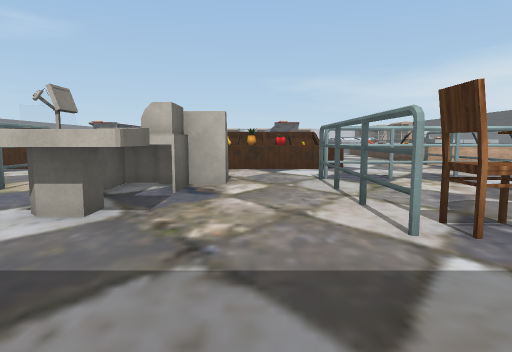
View 1 (above)

24 first-person views from a walk through a scene from a Unity 3-D project. The camera is 1.5 m above the floor, tilts 6° down and sees 75° across. The floor is counted in squares, 2 m on a side. Each view is taken from the middle of a square. On the plan, view 1 faces up. The plan holds only what a view shows up to about 11 squares ahead; the rest is blank. The player character is not drawn. Some surface patterns are stand-ins.

View 2
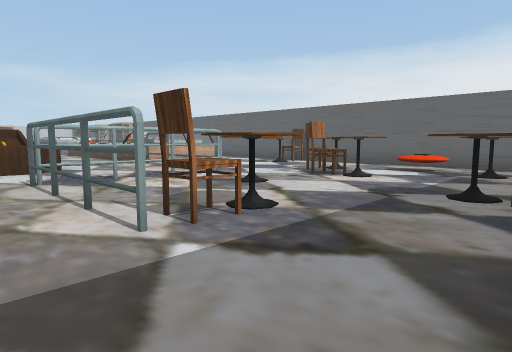

View 3
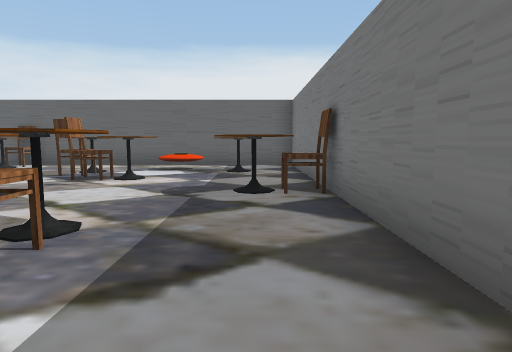

View 4
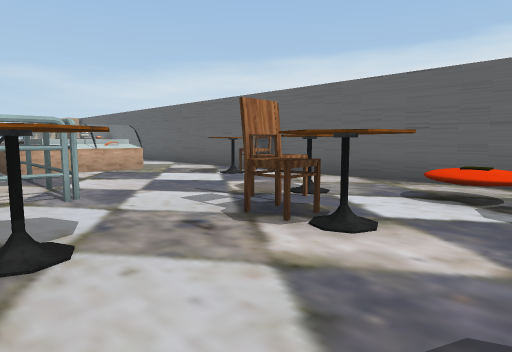

View 5
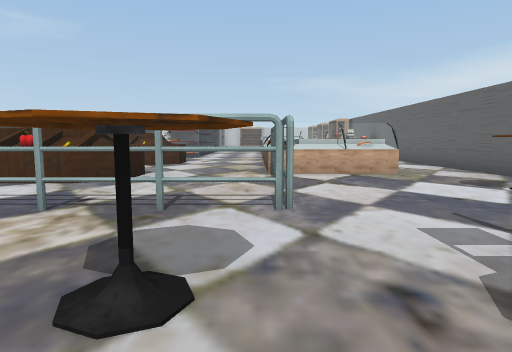

View 6
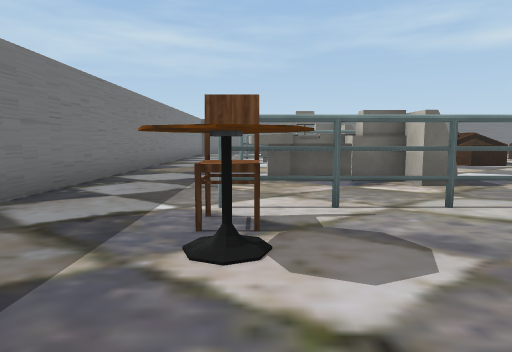

View 7
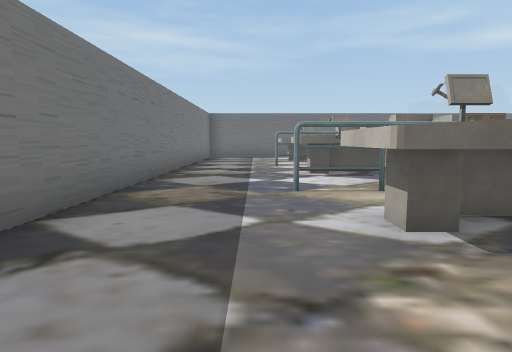

View 8
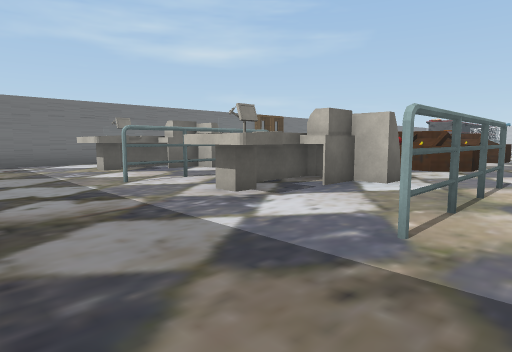

View 9
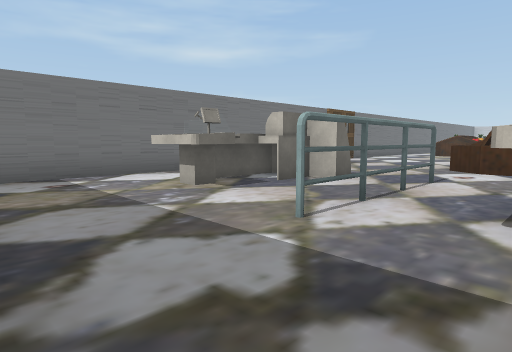

View 10
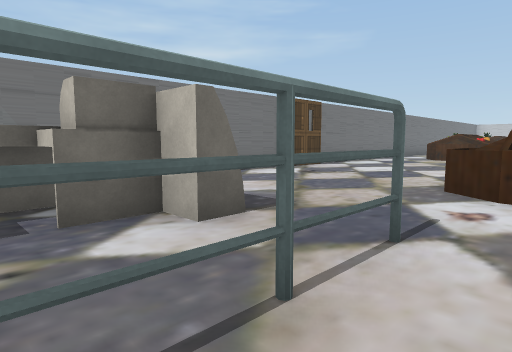

View 11
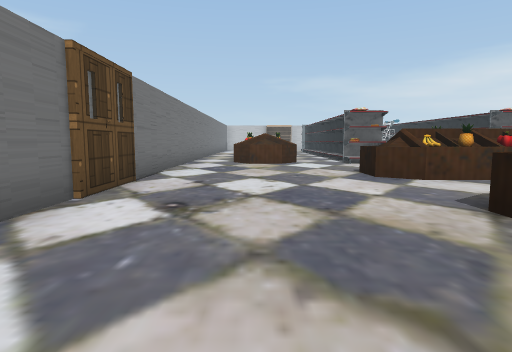

View 12
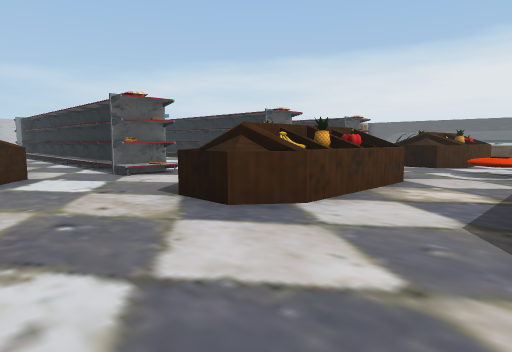

View 13
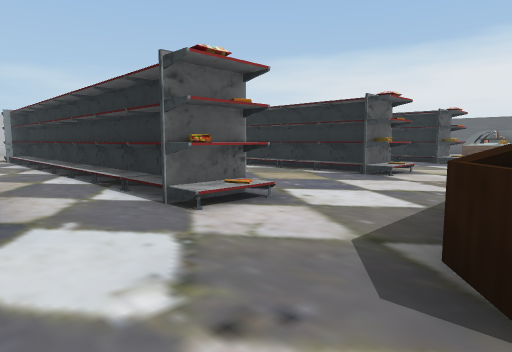

View 14
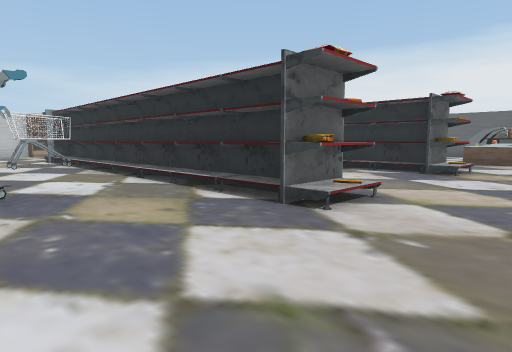

View 15
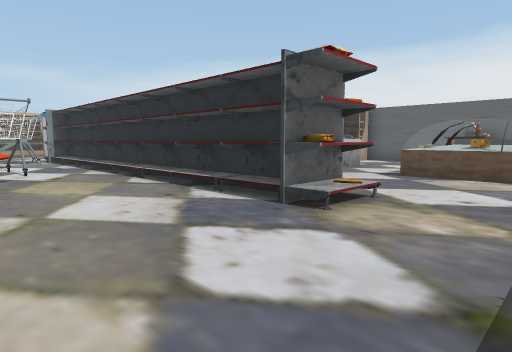

View 16
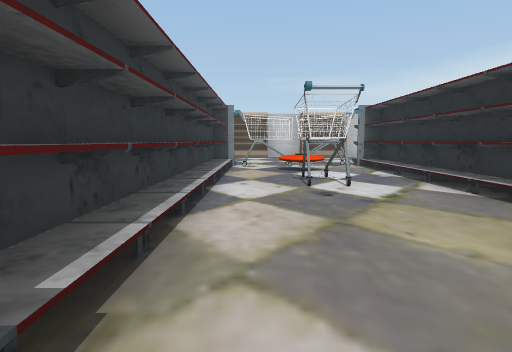

View 17
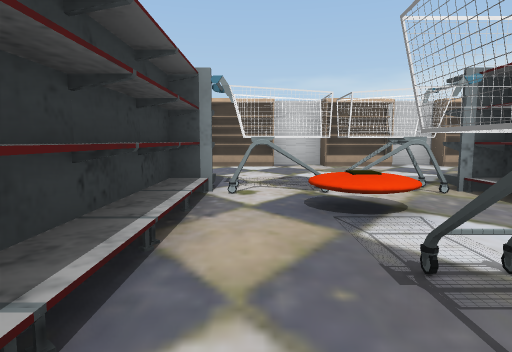

View 18
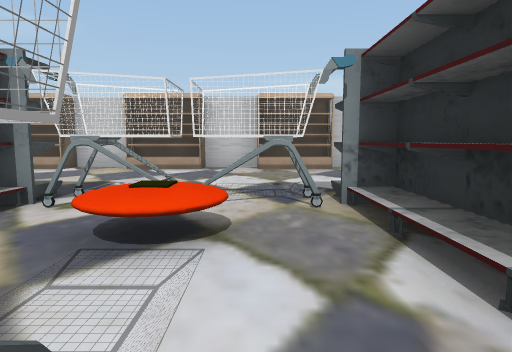

View 19
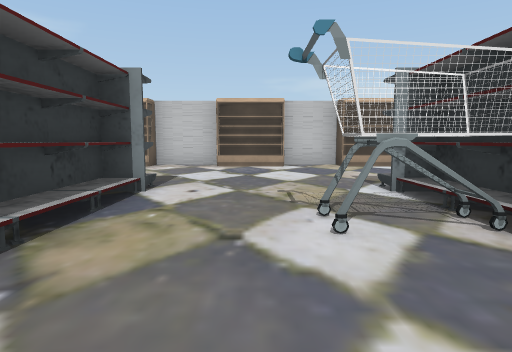

View 20
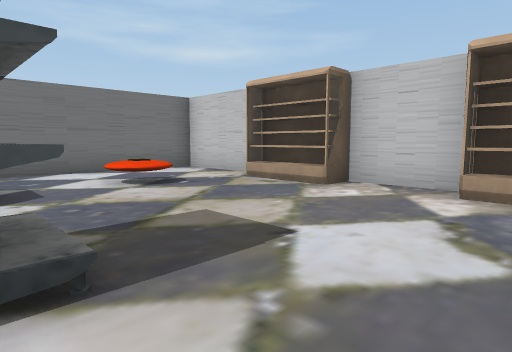

View 21
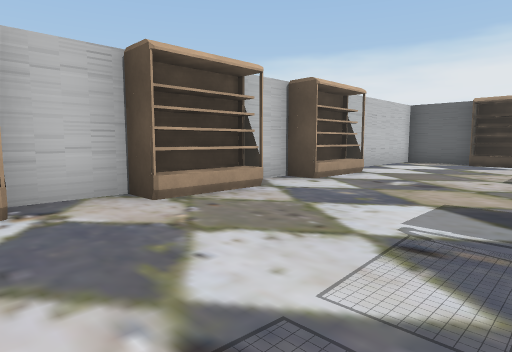

View 22
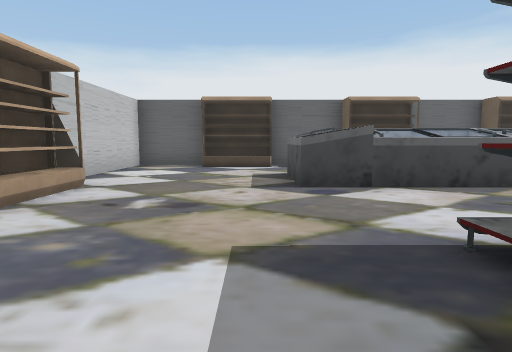

View 23
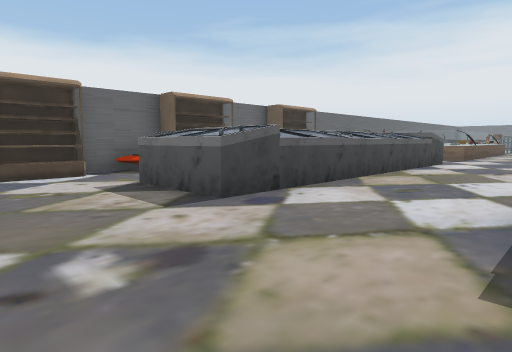

View 24
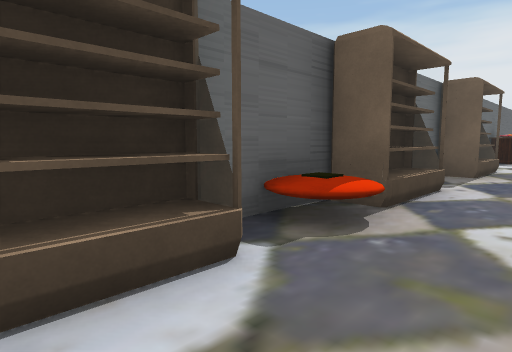

### Floor plan
Key: @ floor where view 1 was taken; # wall or solid block; . floor; / step, stairs or slope; = window, fence, low wall or low ledge; ^ raised ledge; C chair; T table; S shelf; A cart; O other object.
Columns run from 15 left of view 1 to 11 right of it. Each row starts with its distance up from view 1.
 35 ###########################
 34 #...OO..OO..OO.OOO.OO.....#
 33 #.........................#
 32 #..O.....................O
 31 #........................O
 30 #....................==...#
 29       SS...SSAAASS...  ..O#
 28       /S....S.O./S...  ..O
 27       /S..AAS.../S...OO .O
 26       /S.../S.../S...   ..
 25      ./S.../S.A./S...   ..
 24      ./S ../S.../S...   .#
 23      ./S ../S.../S...   .O
 22      ./SA../S.../S ..=  ..
 21      ./S.../S.../S ..==. .
 20      ./S.../S.../S ..... .
 19      ./S.../S.../S ...  TT
 18 #..^..SS...SS...SS...O==TO
 17 #....................
 16 #.................
 15 #.....^O     ^
 14 #.....^OO^^..^ OO^...    .#
 13 #....................=  ..#
 12 #..........O..   ....=  ..#
 11 #.....^   .      ^..= ==..#
 10 #.....^  ^^.  ^#^^..=.....#
  9  .....^   ....OOO^..#.....#
  8   ...... ...........=...TC#
  7    ..... ...  ..#====.....#
  6    OO.=.OO.= OO.=.........#
  5 #  O..=.O..=.O..=..TT.CT..#
  4 #..O..=.O..=.O..=..T.TT...#
  3 #..O..=.O..=.O...CT...T.O.#
  2 #......................T..#
  1 #...................T..T..#
  0     ...........@....C.....#
 -1      ######################

Where each view was taken, in squares from view 1:
view 1: 0 up, 0 right, facing up
view 2: 0 up, 0 right, facing up-right
view 3: 1 up, 0 right, facing right
view 4: 2 up, 4 right, facing up-right
view 5: 3 up, 5 right, facing up
view 6: 3 up, 5 right, facing left
view 7: 2 up, 1 right, facing left
view 8: 0 up, 3 left, facing up-left
view 9: 0 up, 7 left, facing up-left
view 10: 4 up, 8 left, facing up-left
view 11: 7 up, 12 left, facing up
view 12: 11 up, 12 left, facing up-right
view 13: 15 up, 11 left, facing up-right
view 14: 16 up, 7 left, facing up-right
view 15: 16 up, 2 left, facing up-right
view 16: 19 up, 2 left, facing up
view 17: 24 up, 2 left, facing up
view 18: 25 up, 0 right, facing up
view 19: 24 up, 6 left, facing up
view 20: 29 up, 6 left, facing up-left
view 21: 30 up, 2 left, facing up-right
view 22: 31 up, 0 right, facing right
view 23: 33 up, 2 right, facing down-right
view 24: 32 up, 8 right, facing down-right
